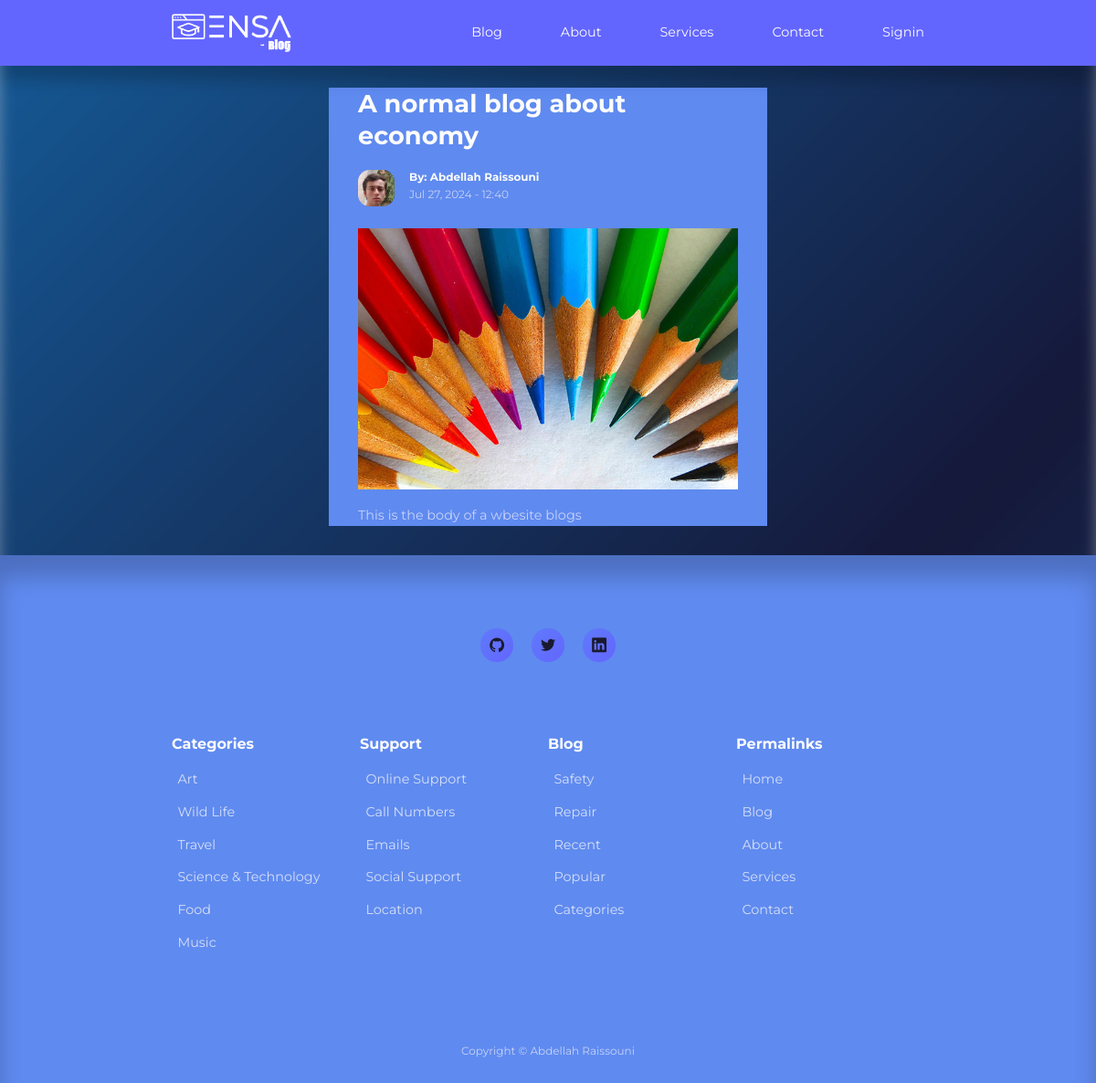
The app's page /post.php?id=4 with its own data.
### tables this page shows
CREATE TABLE IF NOT EXISTS `posts` (
  `id` int UNSIGNED NOT NULL AUTO_INCREMENT,
  `title` varchar(255) NOT NULL,
  `body` text NOT NULL,
  `thumbnail` varchar(255) NOT NULL,
  `date_time` timestamp NOT NULL DEFAULT CURRENT_TIMESTAMP,
  `category_id` int UNSIGNED DEFAULT NULL,
  `author_id` int UNSIGNED NOT NULL,
  `is_featured` tinyint(1) NOT NULL,
  PRIMARY KEY (`id`),
  KEY `FK_blog_category` (`category_id`),
  KEY `FK_blog_author` (`author_id`)
);

CREATE TABLE IF NOT EXISTS `users` (
  `id` int UNSIGNED NOT NULL AUTO_INCREMENT,
  `firstname` varchar(50) NOT NULL,
  `lastname` varchar(50) NOT NULL,
  `username` varchar(50) NOT NULL,
  `email` varchar(100) NOT NULL,
  `password` varchar(255) NOT NULL,
  `avatar` varchar(255) NOT NULL,
  `is_admin` tinyint(1) NOT NULL,
  PRIMARY KEY (`id`)
);

### post.php (the view)
<?php
include 'partials/header.php';
if(isset($_GET['id'])) {
    $id = filter_var($_GET['id'], FILTER_SANITIZE_NUMBER_INT);
    $query = "SELECT * FROM posts WHERE id=$id";
    $result = mysqli_query($connection, $query);
    $post = mysqli_fetch_assoc($result);
} else {
    header('location: ' . ROOT_URL . 'blog.php');
    die();
}
?>
    <section class="singlepost">
        <div class="container singlepost__container">
            <h2><?= $post['title'] ?></h2>
            <div class="post__author">
                    <?php
                    $author_id = $post['author_id'];
                    $author_query = "SELECT * FROM users WHERE id=$author_id";
                    $author_result = mysqli_query($connection, $author_query);
                    $author = mysqli_fetch_assoc($author_result);
                    ?>
                        <div class="post__author-avatar">
                            <img src="./images/<?= $author['avatar'] ?>">
                        </div>
                        <div class="post__author-info">
                            <h5>By: <?= "{$author['firstname']} {$author['lastname']}" ?></h5>
                            <small>
                            <?= date("M d, Y - H:i", strtotime($post['date_time'])) ?>
                            </small>
                        </div>
                    </div>
            <div class="singlepost__thumbnail">
                <img src="./images/<?= $post['thumbnail'] ?>">
            </div>
            <p>
                <?= $post['body'] ?>
            </p>
        </div>
    </section>
<?php
include 'partials/footer.php';
?>

### css/styles.css (style rules this page uses)
:root { --color-primary: #6366fe; --color-primary-light: hsla(239, 99%, 70%, 0.18); --color-primary-variant: #5f7afc; --color-red: #e90000; --color-red-light: hsla(235, 97%, 69%, 0.15); --color-green: #27e40f; --color-green-light: hsla(225, 95%, 68%, 0.15); --color-gray-900: #5f8aef; --color-gray-700: #45a6e3; --color-gray-300: rgba(242, 242, 254, 0.3); --color-gray-200: rgba(242, 242, 254, 0.7); --color-white: #fcfcfc; --color-bg: linear-gradient(-45deg, #000428, #004e92, #000428, #004e92); --transition: all 300ms ease; --container-width-lg: 74%; --container-width-md: 88%; --form-width: 40%; --card-border-radius-1: 0.3rem; --card-border-radius-2: 0.5rem; --card-border-radius-3: 0.8rem; --card-border-radius-4: 2rem; --card-border-radius-5: 5rem; }
body { font-family: 'Montserrat', sans-serif; line-height: 1.6; color: var(--color-gray-200); overflow-x: hidden; font-size: 0.9rem; position: relative; }
body::before, body::after { content: ""; position: fixed; top: 0; left: 0; width: 100%; height: 100%; background: var(--color-bg); background-size: 200% 200%; animation: gradient 25s ease-in-out infinite; z-index: -1; }
body::before { filter: blur(8px); opacity: 0.8; }
body::after { filter: blur(4px); opacity: 0.6; transform: scale(1.1); }
* { margin: 0; padding: 0; outline: 0; border: 0; appearance: 0; list-style: none; text-decoration: none; box-sizing: border-box; }
.container { width: var(--container-width-lg); max-width: 1800px; margin-inline: auto; }
section { margin-top: 3rem; width: 100vw; }
h1, h2, h3, h4, h5 { color: var(--color-white); line-height: 1.3; }
h2 { font-size: 1.7rem; margin: 1rem 0; }
img { display: block; width: 100%; object-fit: cover; }
.post__author { display: flex; gap: 1rem; margin-top: 1.2rem; }
.post__author-avatar { width: 2.5rem; height: 2.5rem; border-radius: var(--card-border-radius-3); overflow: hidden; }
.singlepost { margin: 6rem 0 2rem; }
.singlepost__container { width: var(--form-width); background: var(--color-gray-900); padding: 1rem 2rem 3rem; }
.singlepost__thumbnail { margin: 1.5rem 0 1rem; }
.singlepost__container p { margin-top: 1rem; line-height: 1.7; }
.container { max-width: 1200px; margin: 0 auto; padding: 0 2rem; }
.container { max-width: 1200px; margin: 0 auto; padding: 0 2rem; position: relative; z-index: 1; }

### records on screen
posts: title "A normal blog about economy", date_time "Jul 27, 2024 - 12:40", thumbnail (picture), body "This is the body of a wbesite blogs"
users: avatar (picture), firstname "Abdellah", lastname "Raissouni"
